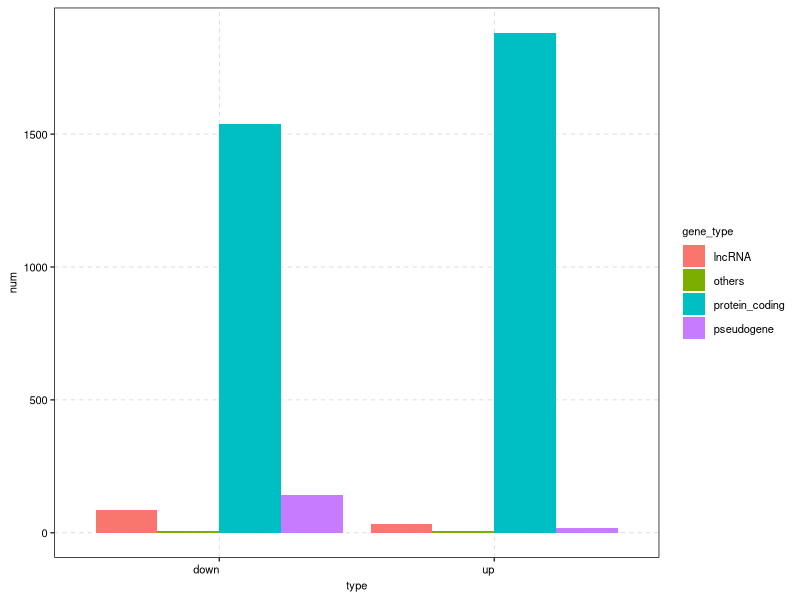
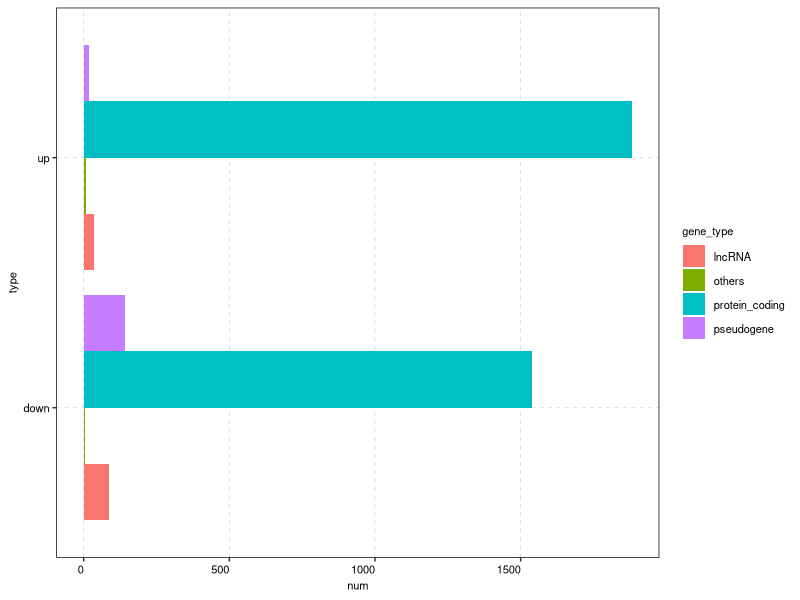
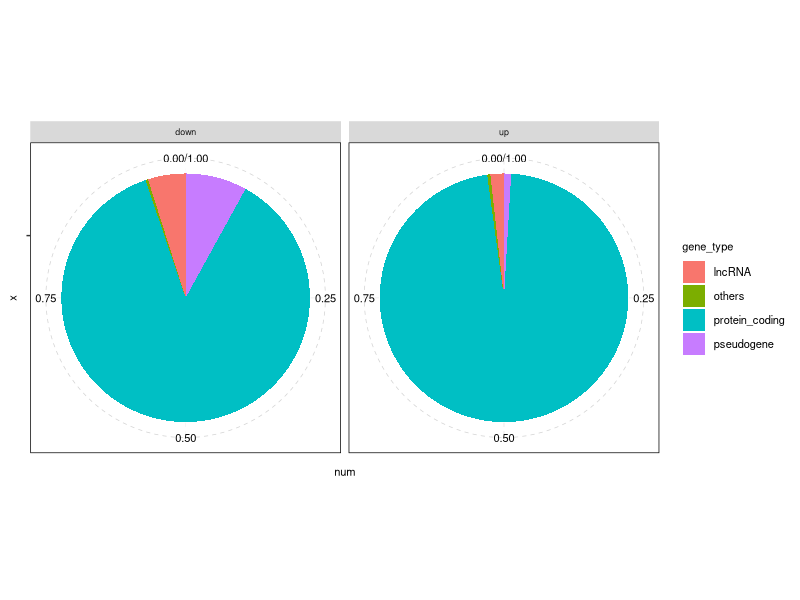

Write R code to recreate these figures, in order.
rm(list=ls())

test_res = read.table("./04.bar_pie_plot/bar_plot_data.txt",sep="\t",header=T,row.names=1,stringsAsFactors=F)
diff_res = test_res[test_res$is_diff!="not_diff",]
gene_type = table(diff_res[,c(2,8)])
gene_stat = as.data.frame(gene_type[rowSums(gene_type)>1,])
colnames(gene_stat) = c("gene_type","type","num")

#------setting my theme
library(ggplot2)
line_size = 0.5
text_size = 8
mytheme <- theme(line = element_line(size=line_size), text = element_text(size=text_size, color="black"), 
panel.border = element_rect(size = line_size, fill=NA),
panel.background = element_rect(fill=NA),
panel.grid.major = element_line(size=line_size/2, linetype = 8, color = "lightgray"),
axis.ticks = element_line(size=line_size),
axis.title.x = element_text(size=text_size),
axis.text.x= element_text(size=text_size, hjust = 1, vjust =1,color="black"), 
axis.text.y= element_text(size=text_size,color="black"),
legend.text = element_text(size = text_size), 
legend.title = element_text(size=text_size),
plot.title=element_text(size=text_size, hjust=0.5,vjust=0.5),legend.position='right')

plot_frm = gene_stat
#------bar plot
p = ggplot(data = plot_frm,aes(x=type,y=num, fill = gene_type))+
geom_bar(stat = "identity", position = "dodge")+
#geom_bar(stat = "identity", position = "stack")+
#geom_bar(stat = "identity", position = "fill")+
mytheme
p

#------coord flip
p = ggplot(data = plot_frm,aes(x=type,y=num, fill = gene_type))+
geom_bar(stat = "identity", position = "dodge")+
mytheme+
coord_flip()

p

#------pie plot

p = ggplot(data = plot_frm,aes(x="",y=num, fill = gene_type))+
geom_bar(stat="identity",width = 1, position="fill")+
coord_polar(theta = "y")+
mytheme+
facet_wrap(.~type,nrow=1)

p


